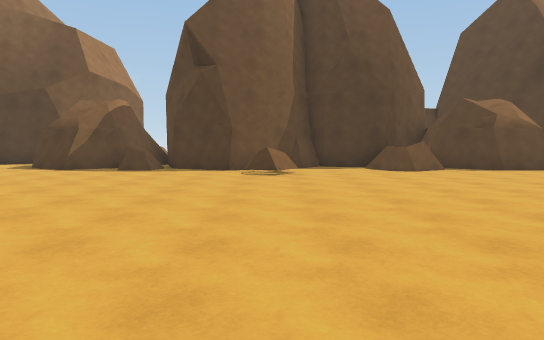
view 1 (above)

24 first-person views from a walk through a scene from a Unity 3-D project. The camera is 1.4 m above the floor, tilts 4° down and sees 70° across. The floor is counted in squares, 2 m on a side. Each view is taken from the middle of a square. On the plan, view 1 faces up. The plan holds only what a view shows up to about 11 squares ahead; the rest is blank. The place goes on beyond the plan.

view 2
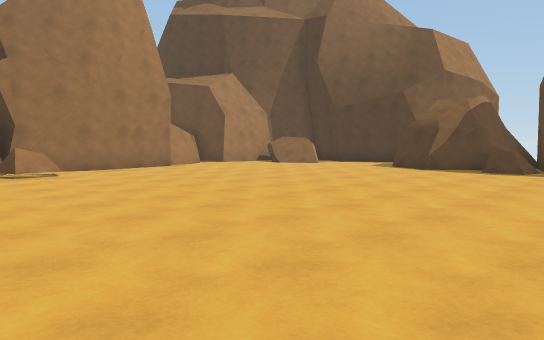

view 3
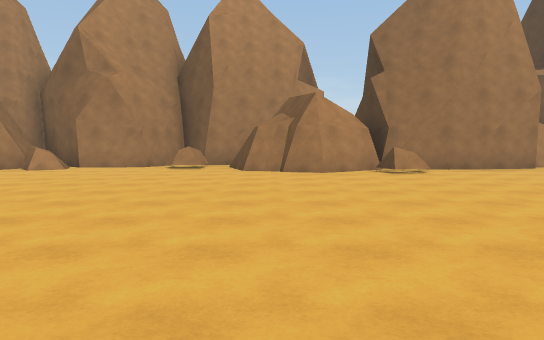

view 4
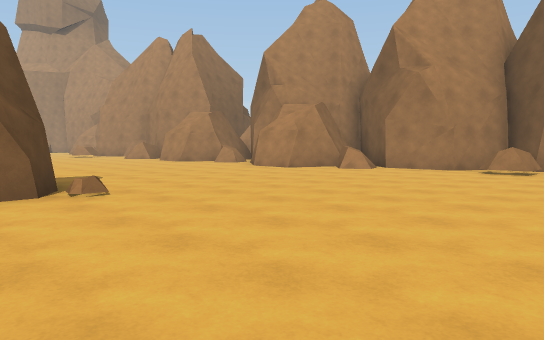

view 5
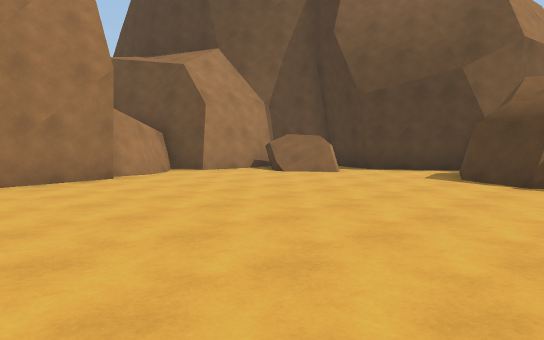

view 6
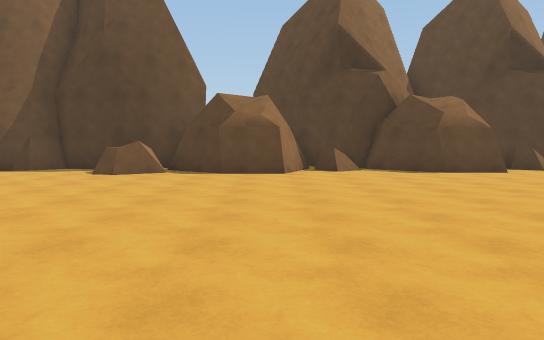

view 7
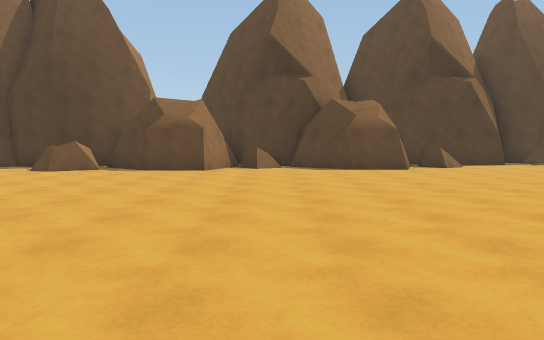

view 8
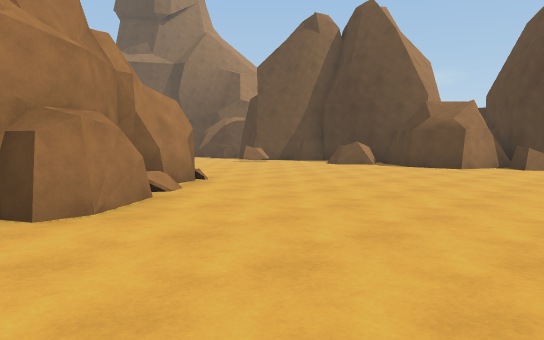

view 9
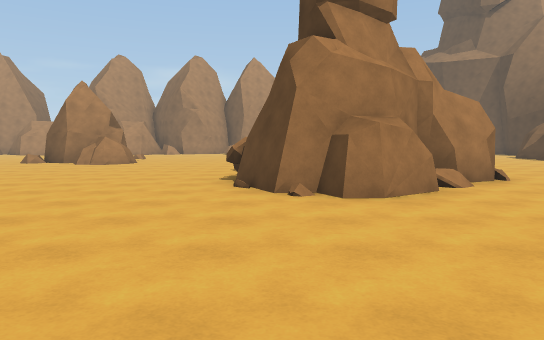

view 10
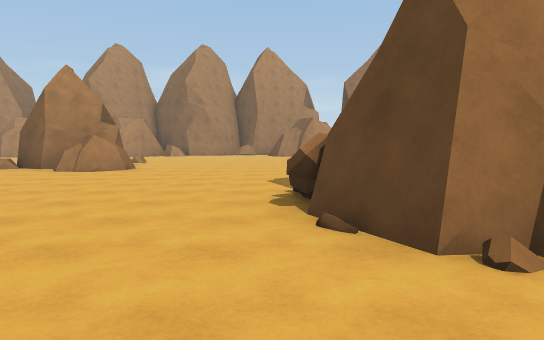

view 11
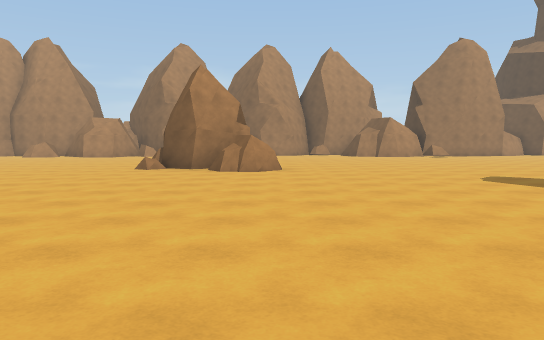

view 12
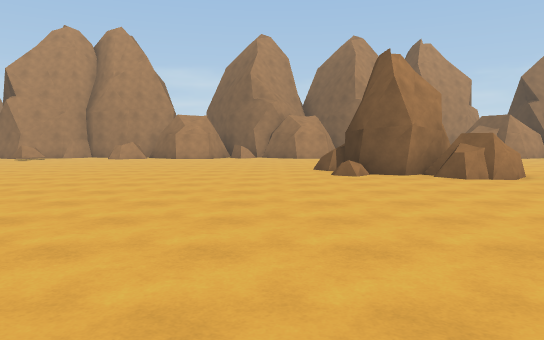

view 13
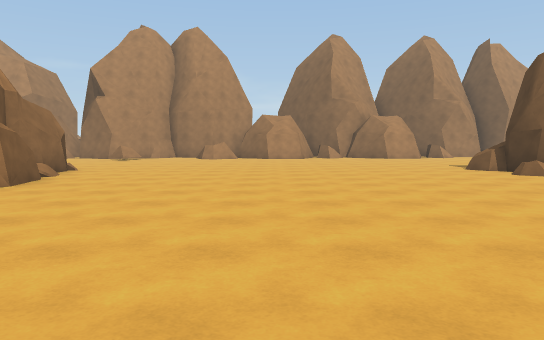

view 14
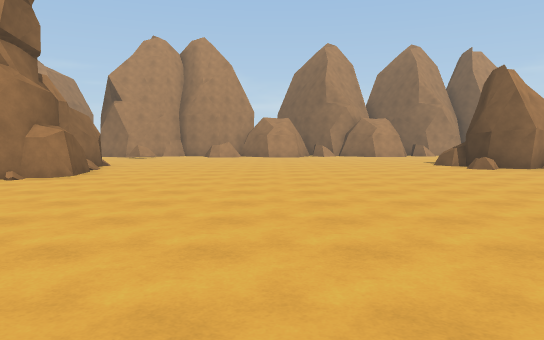

view 15
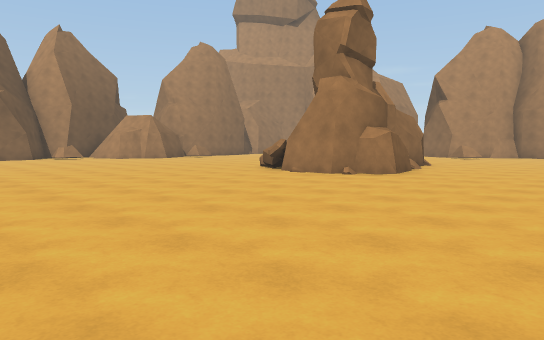

view 16
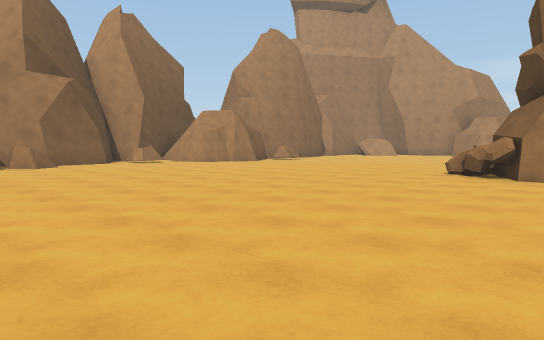

view 17
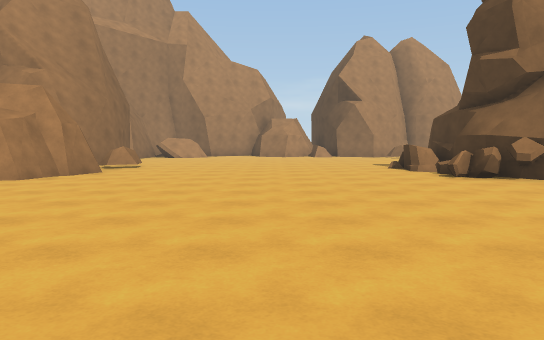

view 18
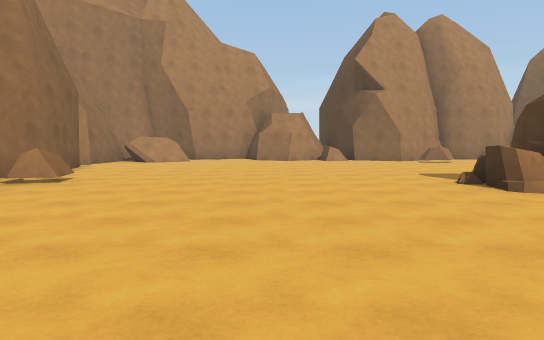

view 19
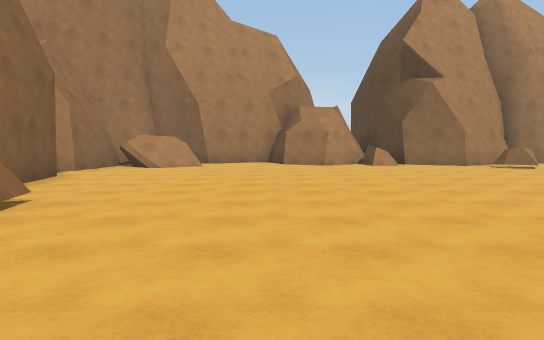

view 20
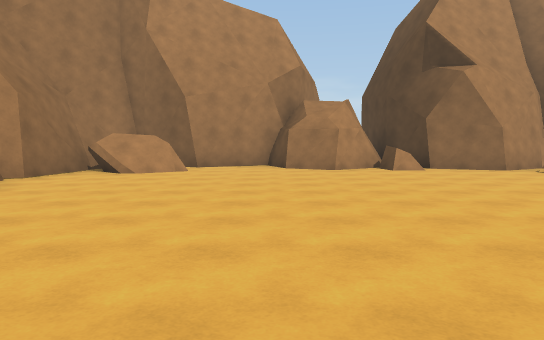

view 21
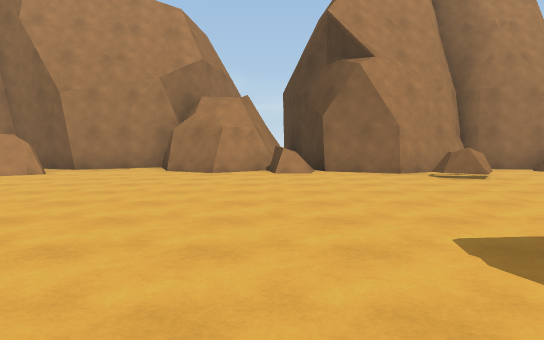

view 22
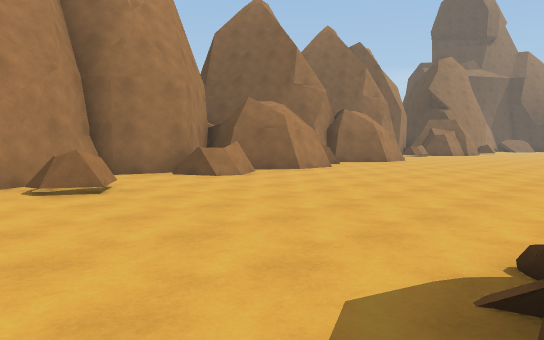

view 23
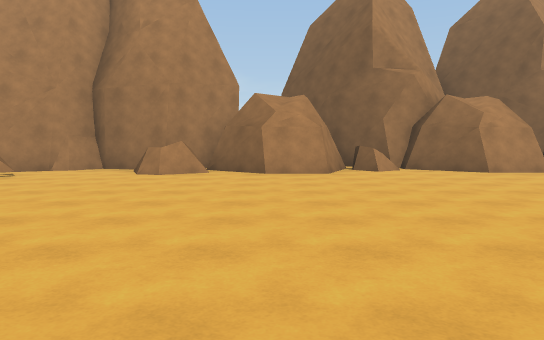

view 24
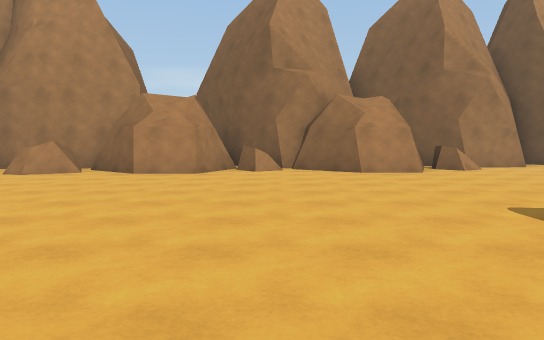

### Floor plan
Key: @ floor where view 1 was taken; # wall or solid block; . floor; / step, stairs or slope; = window, fence, low wall or low ledge; ^ raised ledge.
Columns run from 13 left of view 1 to 14 right of it. Each row starts with its distance up from view 1.
 13    ####  #
 12    ...## ##   ####  #### ###
 11   ##...########.#####.=###.#
 10 ##=.....##..#...==.##.......
  9 #............/..............
  8 #...........................
  7 ##..........................
  6  #.........................
  5  #.........................
  4  #........................
  3  #..............  #......
  2  #.=............  ##.....
  1  ##............    #.....
  0   #..........@.    ##....
 -1  ##............. ###......
 -2  #.......................
 -3 ##......................
 -4 #=....................
 -5 #.....................
 -6 ##.......#.##..........
 -7  ##.......###.........
 -8  #........##.........
 -9  ##.......##=......
-10   #.......=.........
-11  ##..................
-12  #=.................
-13  #...................
-14  ###..................
-15   ##...................
-16  ##....................
-17  ##=...................
-18  ##=...................
-19  #....................
-20  ##.......#####.........
-21   #./.....######........
-22   ##......######........
-23   #........^^/^.........
-24  ##....................
-25  ###...................
-26   ##...................
-27  ##....................
-28  #.....................
-29  #....................
-30  ##...................
-31  ####......=...... ...
-32  ####....... ##.    #.
-33   #########         ##

Positions as (right, up) in squares from view 1, and headings:
1: (0, 0), facing up
2: (-1, 0), facing up-left
3: (-1, -1), facing left
4: (-2, -1), facing down-left
5: (-4, 3), facing up-left
6: (7, 1), facing up
7: (9, 0), facing up
8: (11, -1), facing up-left
9: (12, -1), facing left
10: (9, -2), facing left
11: (9, -6), facing left
12: (7, -11), facing left
13: (7, -15), facing left
14: (9, -15), facing left
15: (9, -15), facing down-left
16: (10, -20), facing down-left
17: (9, -27), facing left
18: (5, -27), facing left
19: (2, -28), facing left
20: (0, -28), facing left
21: (-1, -25), facing left
22: (-3, -23), facing up-left
23: (-1, -15), facing left
24: (-1, -12), facing left
